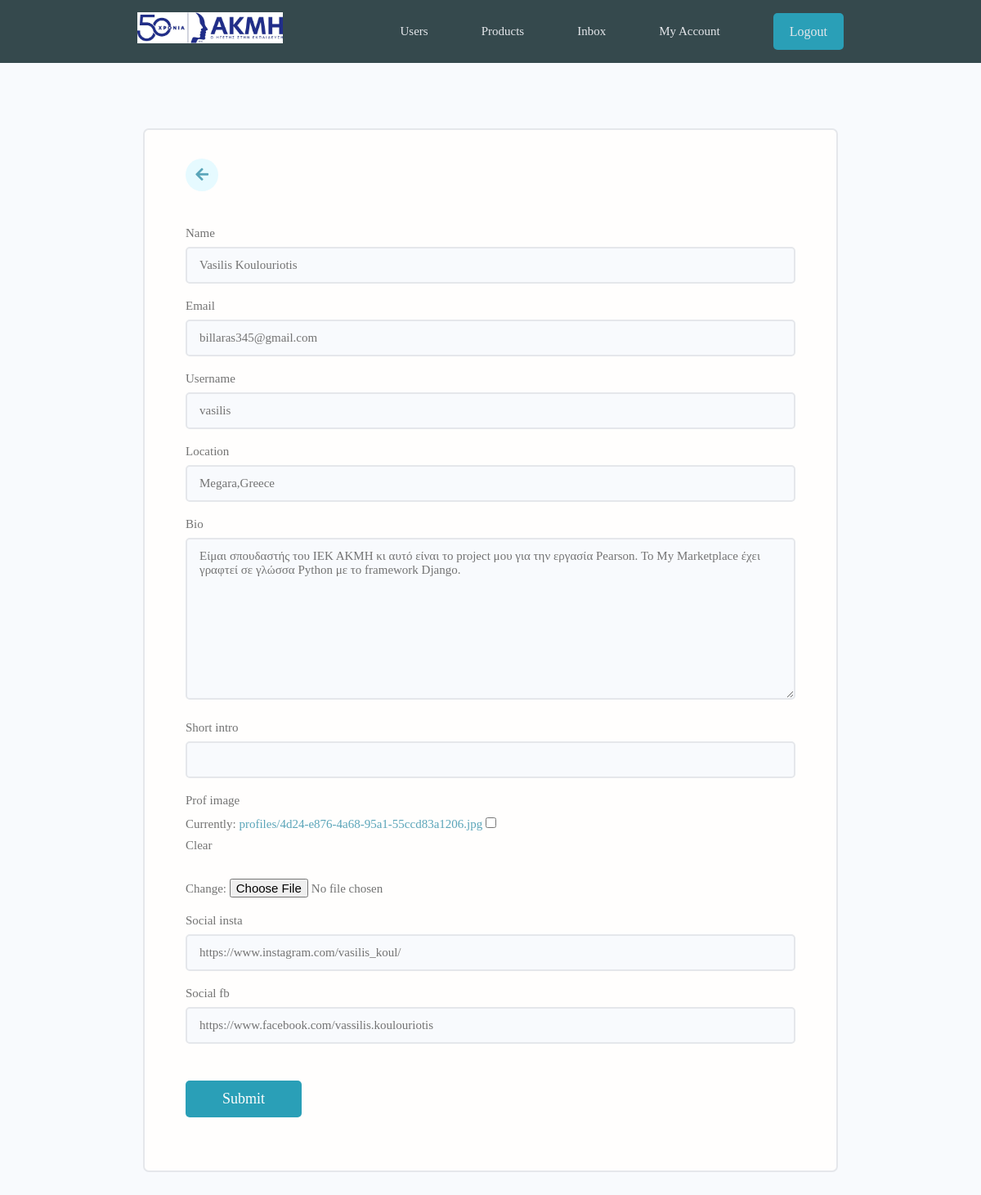
The app's page /edit-account/ (signed in) with its own data.
### users/models.py (models this page shows, shortened)
class Profile(models.Model):
    user = models.OneToOneField(User, on_delete=models.CASCADE, null=True, blank=True)
    name = models.CharField(max_length=200, blank=True, null=True)
    email = models.EmailField(max_length=500, blank=True, null=True)
    username = models.CharField(max_length=200, blank=True, null=True)
    location = models.CharField(max_length=200, blank=True, null=True)
    short_intro = models.CharField(max_length=20, blank=True, null=True)
    bio = models.TextField(blank=True, null=True)
    prof_image = models.ImageField(null=True, blank=True, upload_to = 'profiles/', default="profiles/user_default.png")
    social_insta = models.CharField(max_length=100, blank=True, null=True)
    social_fb = models.CharField(max_length=100, blank=True, null=True)
    created = models.DateTimeField(auto_now_add=True)
    id = models.UUIDField(default=uuid.uuid4, unique=True, primary_key=True, editable=False)
    class Meta:
        ordering = ['-created']

### users/views.py (the view)
# urls.py: path('edit-account/', views.editAccount, name="edit-account"),
@login_required(login_url='login')
def editAccount(request):
    profile = request.user.profile
    form = ProfileForm(instance=profile)
    if request.method == 'POST':
        form = ProfileForm(request.POST, request.FILES, instance=profile)
        if form.is_valid():
            form.save()
            return redirect('account')
    context = {'form': form}
    return render(request, 'users/profile_form.html', context)

### users/forms.py
class ProfileForm(ModelForm):
    class Meta:
        model = Profile
        fields = ['name','email','username',
                  'location', 'bio','short_intro',
                  'prof_image','social_insta','social_fb']
    def __init__(self, *args, **kwargs):
       super(ProfileForm, self).__init__(*args, **kwargs)
       for name, field in self.fields.items():
          field.widget.attrs.update({'class':'input'})

### users/templates/users/profile_form.html (shortened to what this page needs)
{% extends 'main.html' %}
{% load fontawesome_5 %}
{% block content %}
<main class="formPage my-xl">
    <div class="content-box">
        <div class="formWrapper">
            <a class="backButton" href="{% url 'account' %}"><i class="fas fa-arrow-left"></i></a>
            <br>
            <form class="form" method="POST" action="{% url 'edit-account' %}" enctype="multipart/form-data">
                {% for field in form %}
                <div class="form__field">
                    <label for="formInput#text">{{field.label}}</label>
                    {{field}}
                </div>
                {% endfor %}
                <input style="background-color:rgb(42, 159, 183)" class="btn btn--sub btn--lg  my-md" type="submit" value="Submit" />
            </form>
        </div>
    </div>
</main>
{% endblock content %}

### static/styles/app.css (style rules this page uses)
:root { --color-sub: #2d2d39; }
.btn--sub { background-color: rgb(53, 73, 77); }
.content-box { width: 95%; max-width: 85rem; margin: 0 auto; }
.backButton { background: var(--color-main-light); color: var(--color-main); width: 4rem; height: 4rem; display: flex; align-items: center; justify-content: center; border-radius: 50%; }
.backButton i { font-size: 1.8rem; }
.formPage .formWrapper { list-style: none; background: var(--color-white); padding: 3.5rem 5rem; border: 2px solid var(--color-light); border-radius: 0.7rem; }

### static/uikit/styles/modules/_variables.css (style rules this page uses)
:root { --color-main: #5aa5b9; --color-main-light: #e6faff; --color-sub: #3f4156; --color-sub-light: #51546e; --color-sub-lighter: #ededfd; --color-text: #737373; --color-gray: #8b8b8b; --color-light: #e5e7eb; --color-light-gray: #767676; --color-bg: #f8fafd; --color-white: #fffefd; --color-white-light: #f3f3f3; --color-success: #359e64; --color-success-bg: #def8e8; --color-error: #fc4b0b; --color-error-bg: #fff2ee; --font-monospace: 'Fira Code', 'Courier New', courier, monospace; --font-regular: 300; --font-medium: 500; --font-bold: 700; --generic-shadow: 1px 1px 5px #00000010; --generic-transition: all 0.3s ease-in-out; }

### static/uikit/styles/modules/_base.css (style rules this page uses)
* { margin: 0; padding: 0; box-sizing: border-box; text-rendering: optimizeLegibility; color: inherit; font-size: inherit; }
html { font-size: 50%; }
@media only screen and (min-width: 480px) { html { font-size: 56.25%; } }
@media only screen and (min-width: 1200px) { html { font-size: 62.5%; } }
body { line-height: 1.6; font-weight: 400; font-size: 1.5rem; color: var(--color-text); background-color: var(--color-bg); min-height: 100vh; }

### static/uikit/styles/modules/_typography.css (style rules this page uses)
* { font-family: var(--font-base); }
a { padding-bottom: 2px; text-decoration: none; display: inline-block; color: var(--color-main); font-weight: var(--font-medium); }

### static/uikit/styles/modules/_utilities.css (style rules this page uses)
.my-md { margin: 3rem auto; }
.my-xl { margin: 8rem auto; }

### static/uikit/styles/modules/_button.css (style rules this page uses)
.btn { display: inline-block; position: relative; cursor: pointer; background-color: var(--color-light); font-weight: var(--font-medium); color: var(--color-sub); text-decoration: none; padding: 1rem 2rem; border-radius: 0.5rem; border: none; width: -webkit-fit-content; width: -moz-fit-content; width: fit-content; height: -webkit-fit-content; height: -moz-fit-content; height: fit-content; font-size: 1.6rem; outline-width: 0; outline-color: transparent; -webkit-backface-visibility: hidden; backface-visibility: hidden; transition: all 0.3s ease-in-out; }
.btn--sub { background-color: var(--color-sub); color: var(--color-white); }
.btn--lg { font-size: 1.8rem; padding: 1.2rem 4.5rem; }

### static/uikit/styles/modules/_form.css (style rules this page uses)
.form { display: block; }
.form__field { margin-top: 1.5rem; margin-bottom: 1.5rem; }
.form__label, .form__field > label { display: block; margin-bottom: 0.5rem; color: var(--color-text); }
input.input[type='text'], input.input[type='email'], input.input[type='password'], input.input[type='number'], select.input, textarea.input { min-width: 24rem; width: 100%; padding: 1.2rem 1.5rem; border-radius: 0.5rem; border: 2px solid var(--color-light); transition: all 0.3s ease-in-out; background-color: var(--color-bg); }

### records on screen
Profile: form "Vasilis Koulouriotis" "billaras345@gmail.com" "vasilis" "Megara,Greece" "Είμαι σπουδαστής του ΙΕΚ ΑΚΜΗ κι αυτό είναι το project μου για την εργασία Pearson. Το My Marketplace έχει γραφτεί σε γλώσσα Python με το framework Django." "https://www.instagram.com/vasilis_koul/" "https://www.facebook.com/vassilis.koulouriotis"

### other values on screen
{{ field.label }} "Name" "Email" "Username" "Location" "Bio" "Short intro" "Prof image" "Social insta" "Social fb"
